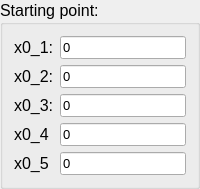
             <widget class="QGroupBox" name="gbStartPoint">
              <property name="enabled">
               <bool>true</bool>
              </property>
              <property name="sizePolicy">
               <sizepolicy hsizetype="Expanding" vsizetype="Expanding">
                <horstretch>0</horstretch>
                <verstretch>0</verstretch>
               </sizepolicy>
              </property>
              <property name="font">
               <font>
                <pointsize>12</pointsize>
               </font>
              </property>
              <property name="title">
               <string>Starting point:</string>
              </property>
              <property name="flat">
               <bool>false</bool>
              </property>
              <property name="checkable">
               <bool>false</bool>
              </property>
              <layout class="QGridLayout" name="gridLayout_5">
               <property name="sizeConstraint">
                <enum>QLayout::SetMinAndMaxSize</enum>
               </property>
               <item row="4" column="0">
                <widget class="QLabel" name="lbX0_4">
                 <property name="text">
                  <string>x0_4</string>
                 </property>
                </widget>
               </item>
               <item row="0" column="0">
                <widget class="QLabel" name="lbX0_1">
                 <property name="text">
                  <string>x0_1:</string>
                 </property>
                </widget>
               </item>
               <item row="3" column="0">
                <widget class="QLabel" name="lbX0_3">
                 <property name="text">
                  <string>x0_3:</string>
                 </property>
                </widget>
               </item>
               <item row="5" column="0">
                <widget class="QLabel" name="lbX0_5">
                 <property name="sizePolicy">
                  <sizepolicy hsizetype="Preferred" vsizetype="Preferred">
                   <horstretch>0</horstretch>
                   <verstretch>0</verstretch>
                  </sizepolicy>
                 </property>
                 <property name="text">
                  <string>x0_5</string>
                 </property>
                </widget>
               </item>
               <item row="2" column="0">
                <widget class="QLabel" name="lbX0_2">
                 <property name="text">
                  <string>x0_2:</string>
                 </property>
                </widget>
               </item>
               <item row="0" column="1">
                <widget class="QLineEdit" name="inputX0_1">
                 <property name="font">
                  <font>
                   <pointsize>10</pointsize>
                  </font>
                 </property>
                 <property name="text">
                  <string>0</string>
                 </property>
                </widget>
               </item>
               <item row="2" column="1">
                <widget class="QLineEdit" name="inputX0_2">
                 <property name="font">
                  <font>
                   <pointsize>10</pointsize>
                  </font>
                 </property>
                 <property name="text">
                  <string>0</string>
                 </property>
                </widget>
               </item>
               <item row="4" column="1">
                <widget class="QLineEdit" name="inputX0_4">
                 <property name="font">
                  <font>
                   <pointsize>10</pointsize>
                  </font>
                 </property>
                 <property name="text">
                  <string>0</string>
                 </property>
                </widget>
               </item>
               <item row="5" column="1">
                <widget class="QLineEdit" name="inputX0_5">
                 <property name="font">
                  <font>
                   <pointsize>10</pointsize>
                  </font>
                 </property>
                 <property name="text">
                  <string>0</string>
                 </property>
                </widget>
               </item>
               <item row="3" column="1">
                <widget class="QLineEdit" name="inputX0_3">
                 <property name="font">
                  <font>
                   <pointsize>10</pointsize>
                  </font>
                 </property>
                 <property name="text">
                  <string>0</string>
                 </property>
                </widget>
               </item>
              </layout>
             </widget>
